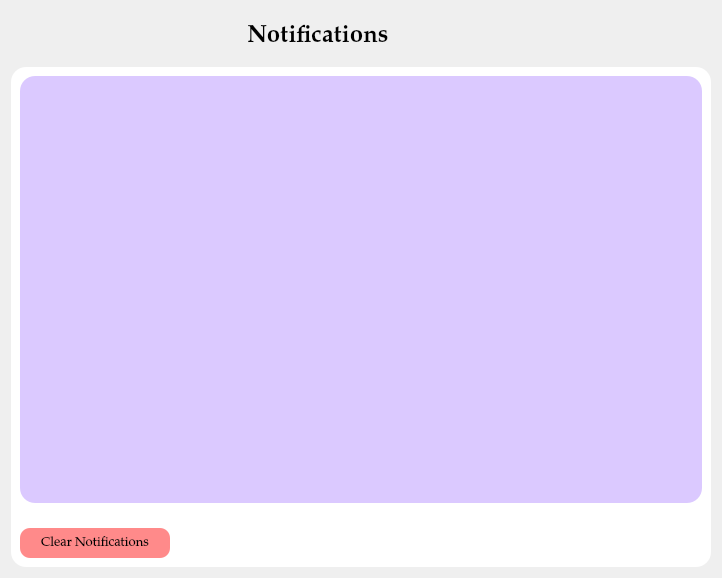
             <widget class="QWidget" name="notifications_page">
              <layout class="QGridLayout" name="gridLayout_8">
               <item row="0" column="0">
                <layout class="QVBoxLayout" name="verticalLayout_23">
                 <item>
                  <layout class="QHBoxLayout" name="horizontalLayout_10">
                   <item>
                    <widget class="QLabel" name="label_9">
                     <property name="font">
                      <font>
                       <family>Palatino Linotype</family>
                       <pointsize>18</pointsize>
                       <weight>75</weight>
                       <bold>true</bold>
                      </font>
                     </property>
                     <property name="text">
                      <string>Notifications</string>
                     </property>
                     <property name="alignment">
                      <set>Qt::AlignCenter</set>
                     </property>
                    </widget>
                   </item>
                   <item>
                    <widget class="QLabel" name="label_21">
                     <property name="minimumSize">
                      <size>
                       <width>70</width>
                       <height>50</height>
                      </size>
                     </property>
                     <property name="maximumSize">
                      <size>
                       <width>80</width>
                       <height>60</height>
                      </size>
                     </property>
                     <property name="text">
                      <string/>
                     </property>
                     <property name="pixmap">
                      <pixmap resource="resources.qrc">:/images/notification.png</pixmap>
                     </property>
                     <property name="scaledContents">
                      <bool>true</bool>
                     </property>
                    </widget>
                   </item>
                  </layout>
                 </item>
                 <item>
                  <widget class="QWidget" name="widget_2" native="true">
                   <property name="minimumSize">
                    <size>
                     <width>700</width>
                     <height>500</height>
                    </size>
                   </property>
                   <property name="maximumSize">
                    <size>
                     <width>900</width>
                     <height>700</height>
                    </size>
                   </property>
                   <property name="styleSheet">
                    <string notr="true">background-color: rgb(255, 255, 255);
border-radius:15px;
color:black;</string>
                   </property>
                   <layout class="QGridLayout" name="gridLayout_2">
                    <item row="0" column="0">
                     <layout class="QVBoxLayout" name="verticalLayout_22">
                      <property name="spacing">
                       <number>25</number>
                      </property>
                      <item>
                       <widget class="QTableWidget" name="notifications_table">
                        <property name="styleSheet">
                         <string notr="true">background-color: rgb(219, 201, 255);</string>
                        </property>
                       </widget>
                      </item>
                      <item>
                       <widget class="QPushButton" name="clear_button">
                        <property name="minimumSize">
                         <size>
                          <width>50</width>
                          <height>30</height>
                         </size>
                        </property>
                        <property name="maximumSize">
                         <size>
                          <width>150</width>
                          <height>50</height>
                         </size>
                        </property>
                        <property name="font">
                         <font>
                          <family>Palatino Linotype</family>
                          <pointsize>10</pointsize>
                         </font>
                        </property>
                        <property name="styleSheet">
                         <string notr="true">QPushButton{
	color:black;
	border-radius:10px;
	background-color: rgb(255, 138, 138);
}
QPushButton:checked{
	background-color: rgb(255, 84, 69);
	color:black;
	border-radius:10px;
}
QPushButton:hover{
	color:white
}</string>
                        </property>
                        <property name="text">
                         <string>Clear Notifications</string>
                        </property>
                        <property name="checkable">
                         <bool>true</bool>
                        </property>
                       </widget>
                      </item>
                     </layout>
                    </item>
                   </layout>
                  </widget>
                 </item>
                </layout>
               </item>
              </layout>
             </widget>
